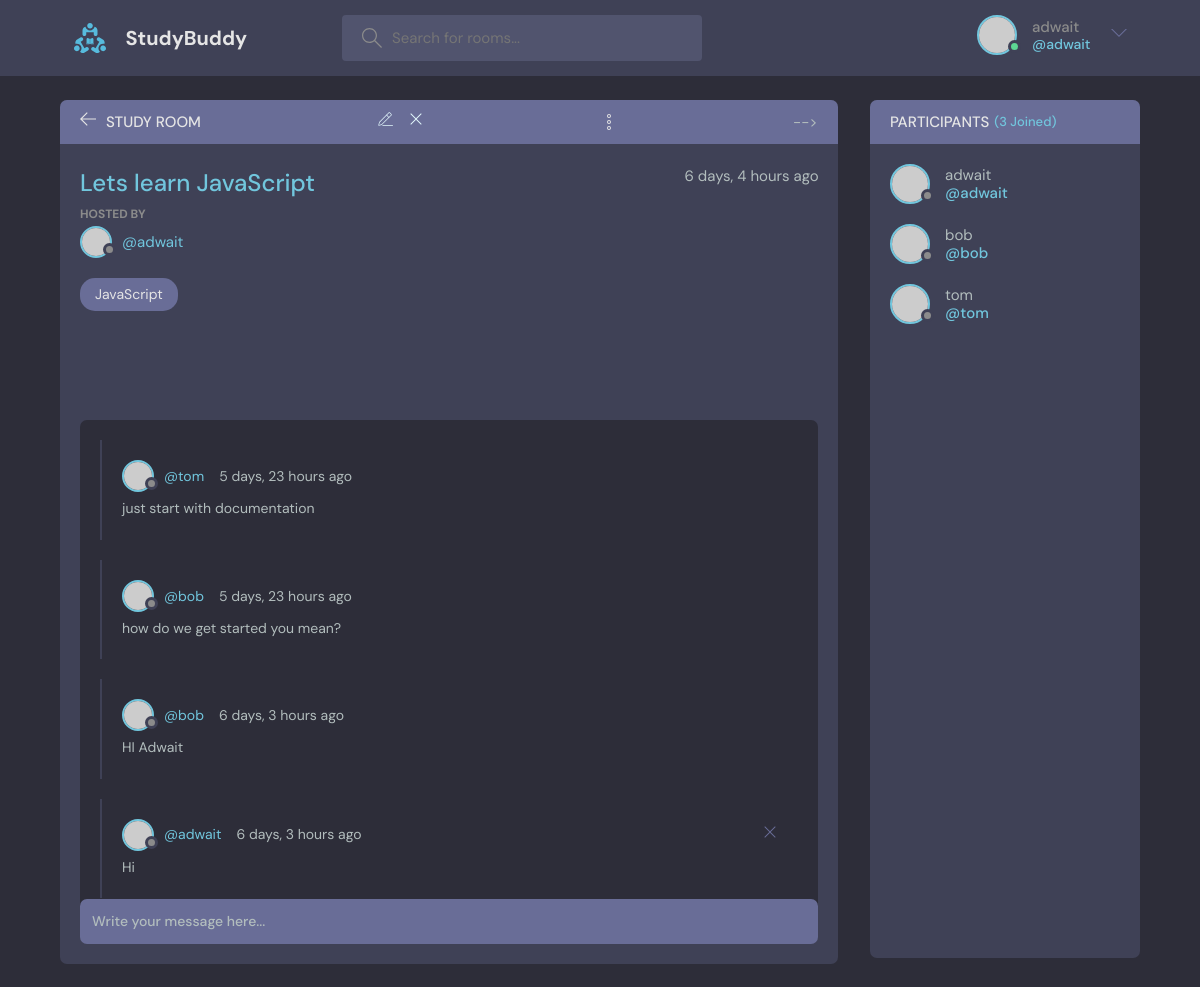
/base/room/1/ (signed in), run on the app's committed database.
### base/models.py (models this page shows, shortened)
class Room(models.Model):
    host = models.ForeignKey(User, on_delete=models.CASCADE, null =True)
    topic = models.ForeignKey(Topic, on_delete=models.SET_NULL, null =True)
    name = models.CharField(max_length=200)
    description = models.TextField(null=True, blank=True)
    participants = models.ManyToManyField(User, related_name='participants', blank=True)
    updated = models.DateTimeField(auto_now=True)
    created = models.DateTimeField(auto_now_add=True)
    class Meta:
        ordering = ['-updated', '-created']

class Topic (models.Model):
    name = models.CharField(max_length = 200)
    def __str__(self):
        return self.name

class Message(models.Model):
    user = models.ForeignKey(User, on_delete=models.CASCADE)
    room = models.ForeignKey(Room, on_delete=models.CASCADE)
    body = models.TextField()
    updated = models.DateTimeField(auto_now=True)
    created = models.DateTimeField(auto_now_add=True)
    class Meta:
        ordering = ['-updated', '-created']

### base/views.py (the view, shortened to what this page needs)
# urls.py: path("room/<str:pk>/", views.room, name="base.room"),
def room(request,pk):
    room = Room.objects.get(id=pk)
    roomMessages = room.message_set.all()
    participants = room.participants.all()
    context = {'room': room, 'roomMessages':roomMessages, 'participants':participants}
    return render(request,'base/Rooms.html', context)

### base/templates/base/Rooms.html (shortened to what this page needs)
{% extends 'main.html' %} {% block content %}
<main class="profile-page layout layout--2">
  <div class="container">
    <div class="room">
      <div class="room__top">
        <div class="room__topLeft">
          <a href="{% url 'base.home' %}">
            <svg
              version="1.1"
              xmlns="http://www.w3.org/2000/svg"
              width="32"
              height="32"
              viewBox="0 0 32 32"
            >
              <title>arrow-left</title>
              <path
                d="M13.723 2.286l-13.723 13.714 13.719 13.714 1.616-1.611-10.96-10.96h27.625v-2.286h-27.625l10.965-10.965-1.616-1.607z"
              ></path>
            </svg>
          </a>
          <h3>Study Room</h3>
        </div>
        {% if room.host == request.user%}
        <div class="room__topRight">
          <a href="{% url 'base.updateRoom' room.id %}">
          </a>
          <a href="{% url 'base.deleteRoom' room.id %}">
            <svg
              version="1.1"
              xmlns="http://www.w3.org/2000/svg"
              width="32"
              height="32"
              viewBox="0 0 32 32"
            >
              <title>remove</title>
              <path
                d="M27.314 6.019l-1.333-1.333-9.98 9.981-9.981-9.981-1.333 1.333 9.981 9.981-9.981 9.98 1.333 1.333 9.981-9.98 9.98 9.98 1.333-1.333-9.98-9.98 9.98-9.981z"
              ></path>
            </svg>
          </a>
        </div>
        {% endif %}
          </button> -->
      </div>
      <div class="room__box scroll">
        <div class="room__header scroll">
          <div class="room__info">
            <h3>{{room.name}}</h3>
            <span>{{room.created|timesince}} ago</span>
          </div>
          <div class="room__hosted">
            <p>Hosted By</p>
            <a href="{% url 'base.userProfile' room.host.id %}" class="room__author">
              <div class="avatar avatar--small">
                <img src="https://randomuser.me/api/portraits/men/37.jpg" />
              </div>
              <span>@{{room.host.username}}</span>
            </a>
          </div>
          <span class="room__topics">{{room.topic}}</span>
        </div>
        <div class="room__conversation">
          <div class="threads scroll">
            {%for message in roomMessages%}
            <div class="thread">
              <div class="thread__top">
                <div class="thread__author">
                  <a href="{%url 'base.userProfile' message.user.id%}" class="thread__authorInfo">
                    <div class="avatar avatar--small">
                      <img
                        src="https://randomuser.me/api/portraits/men/37.jpg"
                      />
                    </div>
                    <span>@{{message.user.username}}</span>
                  </a>
                  <span class="thread__date">{{message.created|timesince}} ago</span>
                </div>
                {%if request.user == message.user %}
                <a href="{% url 'base.deleteMessage' message.id %}">
                <div class="thread__delete">
                  <svg
                    version="1.1"
                    xmlns="http://www.w3.org/2000/svg"
                    width="32"
                    height="32"
                    viewBox="0 0 32 32"
                  >
                    <title>remove</title>
                    <path
                      d="M27.314 6.019l-1.333-1.333-9.98 9.981-9.981-9.981-1.333 1.333 9.981 9.981-9.981 9.98 1.333 1.333 9.981-9.98 9.98 9.98 1.333-1.333-9.98-9.98 9.98-9.981z"
                    ></path>
                  </svg>
                </div>
              </a>
                {%endif%}
              </div>
              <div class="thread__details">
                {{message.body}}
              </div>
            </div>
            {% endfor %}
          </div>
        </div>
      </div>
      <div class="room__message">
        <form action="", method="POST">
          <input name="body" placeholder="Write your message here..." />
        </form>
      </div>
    </div>
    <div class="participants">
      <h3 class="participants__top">
        Participants <span>({{participants.count}} Joined)</span>
      </h3>
      <div class="participants__list scroll">
        {% for user in participants %}
        <a href="{% url 'base.userProfile' user.id %}" class="participant">
          <div class="avatar avatar--medium">
            <img src="https://randomuser.me/api/portraits/men/37.jpg" />
          </div>
          <p>
            {{user.username}}
            <span>@{{user.username}}</span>
          </p>
        </a>
        {% endfor %}
      </div>
    </div>
  </div>
</main>
{% endblock content %}

### templates/navbar.html (shortened to what this page needs)
{% load static %}
<header class="header header--loggedIn">
  <div class="container">
    <a href="{% url 'base.home'%}" class="header__logo">
      <img src="{% static 'images/logo.svg' %}" />
      <h1>StudyBuddy</h1>
    </a>
    <form class="header__search" method="GET" action="{% url 'base.home'%}">
      <label>
        <input name="q" placeholder="Search for rooms..." />
      </label>
    </form>
    <nav class="header__menu">
      {% if request.user.is_authenticated %}
      <div class="header__user">
        <a href="{% url 'base.updateUser' %}">
          <div class="avatar avatar--medium active">
            <img src="https://randomuser.me/api/portraits/men/37.jpg" />
          </div>
          <p>
            {{request.user.username}} <span>@{{request.user.username}}</span>
          </p>
        </a>
        <button class="dropdown-button">
          <svg
            version="1.1"
            xmlns="http://www.w3.org/2000/svg"
            width="32"
            height="32"
            viewBox="0 0 32 32"
          >
            <title>chevron-down</title>
            <path d="M16 21l-13-13h-3l16 16 16-16h-3l-13 13z"></path>
          </svg>
        </button>
      </div>
      {% else %}
      <a href="{% url 'base.login'%}">
        <img src="{% static 'images/avatar.svg' %}" />
        <p>Login</p>
      </a>
      {% endif %}
    </nav>
  </div>
</header>

### data on the page
Room: name "Lets learn JavaScript", created "6 days, 4 hours", host.username "adwait", topic "JavaScript"
Message: user.username "tom", created "5 days, 23 hours", body "just start with documentation"
Message: user.username "bob", created "5 days, 23 hours", body "how do we get started you mean?"
Message: user.username "bob", created "6 days, 3 hours", body "HI Adwait"
Message: user.username "adwait", created "6 days, 3 hours", body "Hi"

### other printed values
{{ request.user.username }} "adwait"
{{ participants.count }} "3"
{{ user.username }} "adwait"
{{ user.username }} "bob"
{{ user.username }} "tom"
